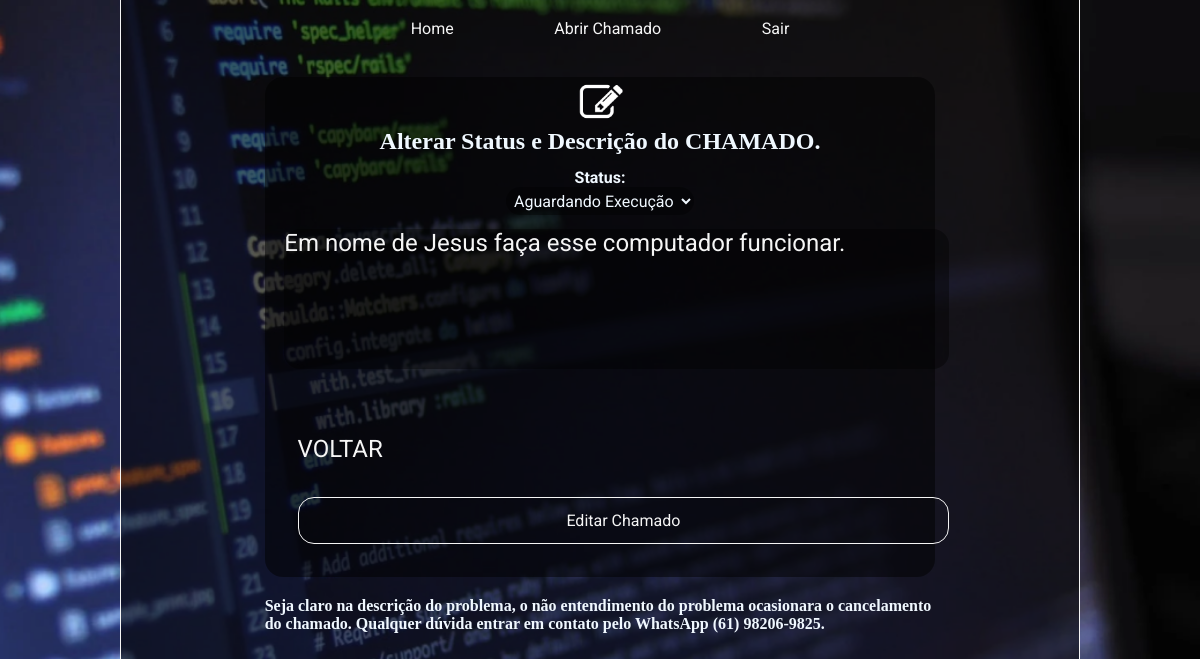
The page /html/criar_os.php?ID_CHAMADO=67 (signed in) on the database as committed earlier.
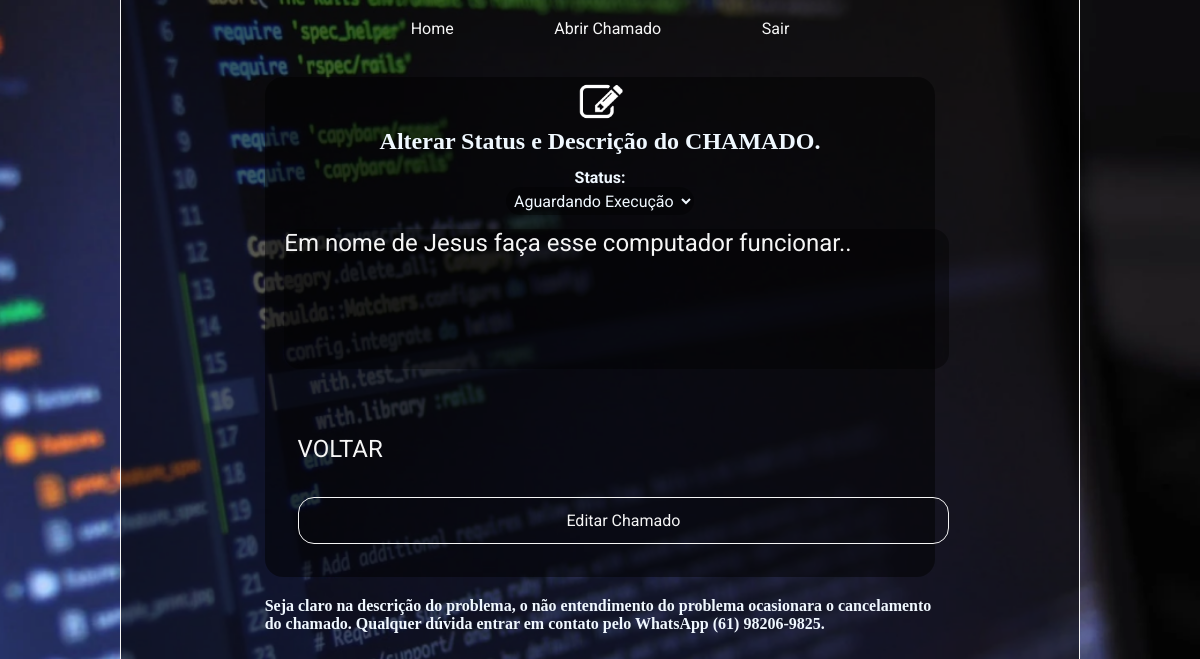
The same page on the database as committed later.
### tables this page shows
CREATE TABLE `chamado` (
  `ID_CHAMADO` int(11) NOT NULL,
  `DESCRICAO_DO_CHAMADO` varchar(255) DEFAULT NULL,
  `DATA_DE_ABERTURA` varchar(20) DEFAULT NULL,
  `ID_USUARIO` int(11) DEFAULT NULL,
  `ID_STATUS` int(11) DEFAULT NULL,
  `ID_TIPO_SERVICO` int(11) DEFAULT NULL,
  `ID_PRIORIDADE` int(11) DEFAULT NULL
);

### html/criar_os.php (the view, shortened to what this page needs)
<?php
require_once("../php/conexao.php");
$id_chamado = @$_GET['ID_CHAMADO'];
if ($id_chamado) {
    $consulta = "SELECT * FROM chamado WHERE ID_CHAMADO = '$id_chamado'";
    $resultadoconsulta = mysqli_query($conexao, $consulta);
    $linha_textarea = mysqli_fetch_assoc($resultadoconsulta);
}
$consulta3 = "SELECT * FROM status";
$resultado_da_consulta3 = mysqli_query($conexao, $consulta3);
$consulta1 = "SELECT * FROM categoria";
$resultado_da_consulta1 = mysqli_query($conexao, $consulta1);
$consulta2 = "SELECT * FROM prioridade";
$resultado_da_consulta2 = mysqli_query($conexao, $consulta2);
?>
<!DOCTYPE html>
<html lang="pt-br">
<head>
    <link rel="stylesheet" href="../styles/style.css">
</head>
<body>
<header class="cabecalho">
        <nav class="cabecalho_menu ">
            <a class="cabecalho__menu__link" href="perfil.php"> Home </a>
            <a class="cabecalho__menu__link" href="criar_os.php"> Abrir Chamado </a>
            <a class="cabecalho__menu__link" href="../php/logout.php"> Sair </a>
        </nav>
    </header>
    <main class="perfil">
        <div class="conteiner">
            <form id="" method="post" <?php if (!$id_chamado) { ?> action="../php/processa_formulario_criar_os.php" <?php } else { ?> action="../php/up_chamado.php"> <?php } ?>
            <Section class="criar_chamado">
                <img class="logo_chamado" <?php if (!$id_chamado) { ?> src="../assets/logo (2).png" <?php } else { ?> src="../assets/logo_editar.png" <?php } ?>>
                <h1><?php if (!$id_chamado) {
                        echo "Preencha as informações para criar o CHAMADO.";
                    } else {
                        echo "Alterar Status e Descrição do CHAMADO.";
                    }  ?> </h1>
                <div class="tipo_servico_prioridade">
                    <?php if (!$id_chamado) { ?>
                        <div class="tipo_servico">
                            <h3 class="tipo_servico_prioridade_subtitulo">Categoria :</h3>
                            <select class="chamado_select" name="select_categoria">
                                <?php while ($linha = mysqli_fetch_assoc($resultado_da_consulta1)) { ?>
                                    <option value="<?php echo $linha['ID_TIPO_SERVICO']; ?>">
                                        <?php echo htmlspecialchars($linha['NOME_AREA_SERVICO'], ENT_QUOTES, 'UTF-8');  ?>
                                    </option>
                                <?php } ?>
                            </select>
                        </div>
                        <div class="prioridade">
                            <h3 class="tipo_servico_prioridade_subtitulo">Prioridade:</h3>
                            <select class="chamado_select" name="select_prioridade">
                                <?php while ($linha = mysqli_fetch_assoc($resultado_da_consulta2)) { ?>
                                    <option value="<?php echo $linha['ID_PRIORIDADE']; ?>">
                                        <?php echo htmlspecialchars($linha['NOME_PRIORIDADE'], ENT_QUOTES, 'UTF-8');  ?>
                                    </option>
                                <?php } ?>
                            </select>
                        </div>
                    <?php } else { ?>
                        <div class="prioridade">
                            <h3 class="tipo_servico_prioridade_subtitulo"> Status: </h3>
                            <select class="chamado_select" name="select_status">
                                <?php while ($linha = mysqli_fetch_assoc($resultado_da_consulta3)) { ?>
                                    <option value="<?php echo $linha['ID_STATUS']; ?>">
                                        <?php echo htmlspecialchars($linha['NOME_STATUS'], ENT_QUOTES, 'UTF-8');  ?>
                                    </option>
                                <?php } ?>
                            </select>
                        </div>
                    <?php } ?>
                </div>
                <div class="descricao">
                    <textarea maxlength="150" class="descricao_textarea" type="text" name="descrição_input" id="" rows="5" cols="50" placeholder=" Faça uma descrição do problema, Maximo 150 letras..." required><?php echo @$linha_textarea['DESCRICAO_DO_CHAMADO']; ?></textarea>
                    <?php if (!$id_chamado) { ?> <button onclick="escreve_alerta_chamado()" class="descricao_bottom" type="submit" name="bt_editar_chamado">Criar Chamado</button> <?php } else { ?> <a class="link_visualizar" href="perfil.php"> VOLTAR </a> <button onclick="escreve_alerta_chamado_editado()" class="descricao_bottom" type="submit" name="bt_criar_chamado">Editar Chamado</button> <?php }  ?>
                </div>
            </Section>
            <div class="minha_redes">
                <h4>Seja claro na descrição do problema, o não entendimento do problema ocasionara o cancelamento do
                    chamado. Qualquer dúvida entrar em contato pelo WhatsApp (61) 98206-9825.</h4>
            </div>
            </form>
        </div>
    </main>
</body>
</html>

### styles/style.css (style rules this page uses)
* { margin: 0; padding: 0; }
:root { --font-principal: 'Roboto', sans-serif; --cor-branca-principal: whitesmoke; --cor-tranparente: rgba(0,0,0,.6); }
body { background-image: url("../assets/imagem_fundo1.png"); background-repeat: no-repeat; background-size: cover; color: aliceblue; display: flex; flex-direction: column; height: 100vh; }
.cabecalho { background-color: rgba(0,0,0,.6); margin: 0% 10%; border-left: 1px solid whitesmoke; border-right: 1px solid whitesmoke; }
.cabecalho_menu { display: flex; gap: 0.5%; justify-content: center; }
.cabecalho__menu__link { color: whitesmoke; padding: 2% 5% ; text-decoration: none; border-bottom: 1px solid rgba(0,0,0,.0); font-family: var(--font-principal); }
.logo_chamado { width: 10%; }
.criar_chamado { align-items: center; display: flex; flex-direction: column; margin: 2% 15%; border-radius: 18px; background-color: rgba(0,0,0,.5); }
.tipo_servico_prioridade { display: flex; flex-direction: row; justify-content: space-between; gap: 80px; margin: 2% 0% 0% 0%; }
.tipo_servico_prioridade_subtitulo { font-family: var(--font-principal); font-size: 1rem; }
.prioridade { display: flex; flex-direction: column; align-items: center; }
.chamado_select { background-color: rgba(0,0,0,.4); color: var(--cor-brnca-principal); border: none; font-family: var(--font-principal); outline: none; padding: 2%; border-radius: 16px; font-size: 1rem; }
.descricao { padding: 2% 0% 0% 5%; display: flex; flex-direction: column; gap: 20px; }
.descricao_textarea { padding: 0% 0% ; margin: 0% 0% 5% 0%; background-color: rgba(0,0,0,.4); color: whitesmoke; font-family: var(--font-principal); border: none; font-size: 1.5rem; border-radius: 16px; box-shadow: none; outline: none; resize: none; }
.descricao_textarea::placeholder { color: var(--cor-branca-principal); font-family: var(--font-principal); font-size: 1.5rem; }
.descricao_bottom { padding: 2%; border-radius: 16px; background-color: rgba(0,0,0,.0); color: var(--cor-branca-principal); border: 1px solid var(--cor-branca-principal); font-family: var(--font-principal); font-size: 1rem; margin: 0% 0% 5% 2%; }
.minha_redes { margin: 2% 15%; }
.conteiner { background-color: rgba(0,0,0,.6); margin: 0% 10%; border-left: 1px solid whitesmoke; border-right: 1px solid whitesmoke; display: flex; flex-direction: column; align-items: center; height: 100vh; gap: 20px; }
.link_visualizar { color: whitesmoke; padding: 2%; text-decoration: none; font-family: var(--font-principal); font-size: 1.5rem; background-color: rgba(0,0,0,.0); border: none; }

Rows that differ between the two databases and show on the page:
changed chamado: descrição_input "Em nome de Jesus faça esse computador funcionar." → "Em nome de Jesus faça esse computador funcionar.."
